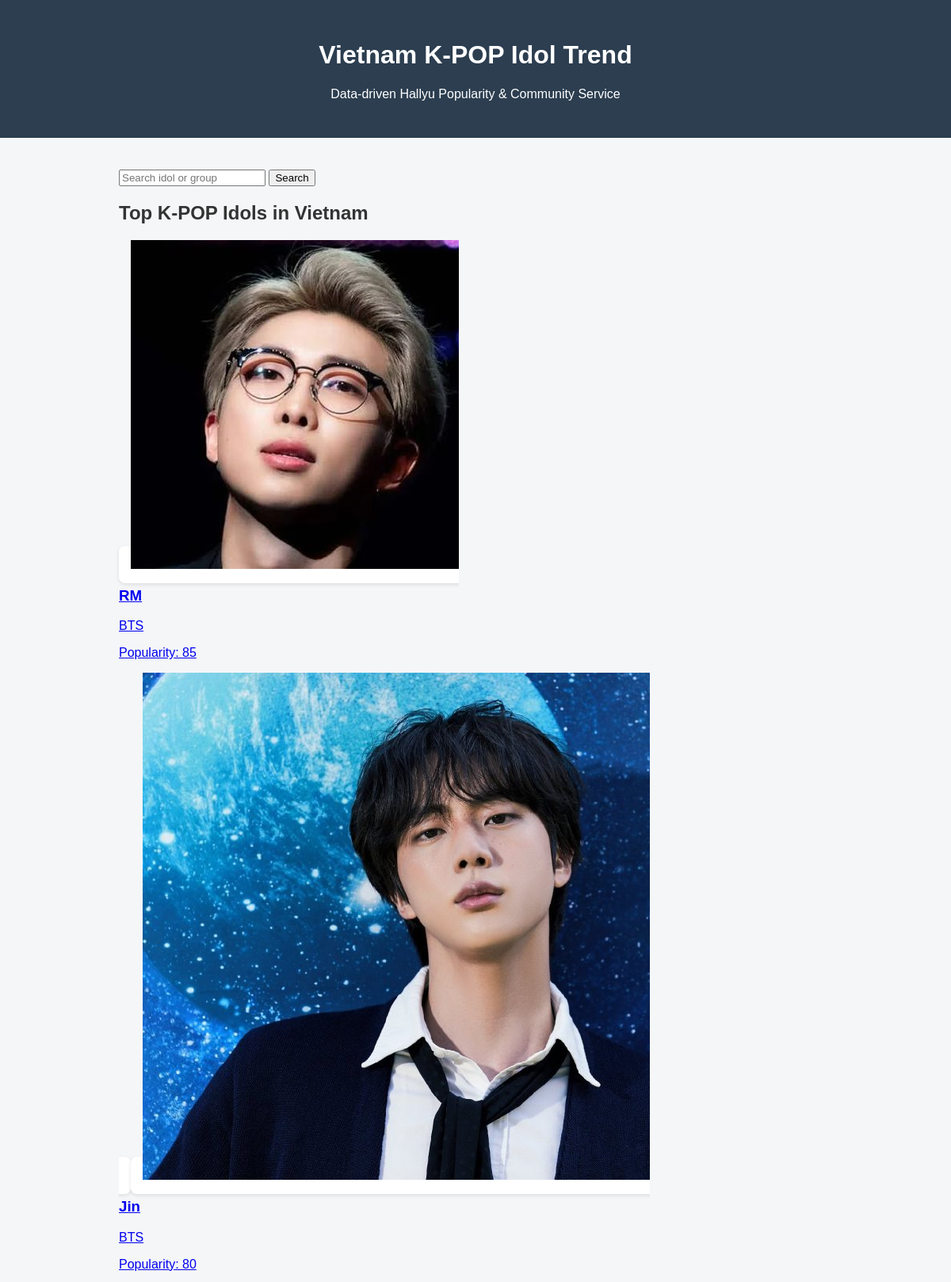
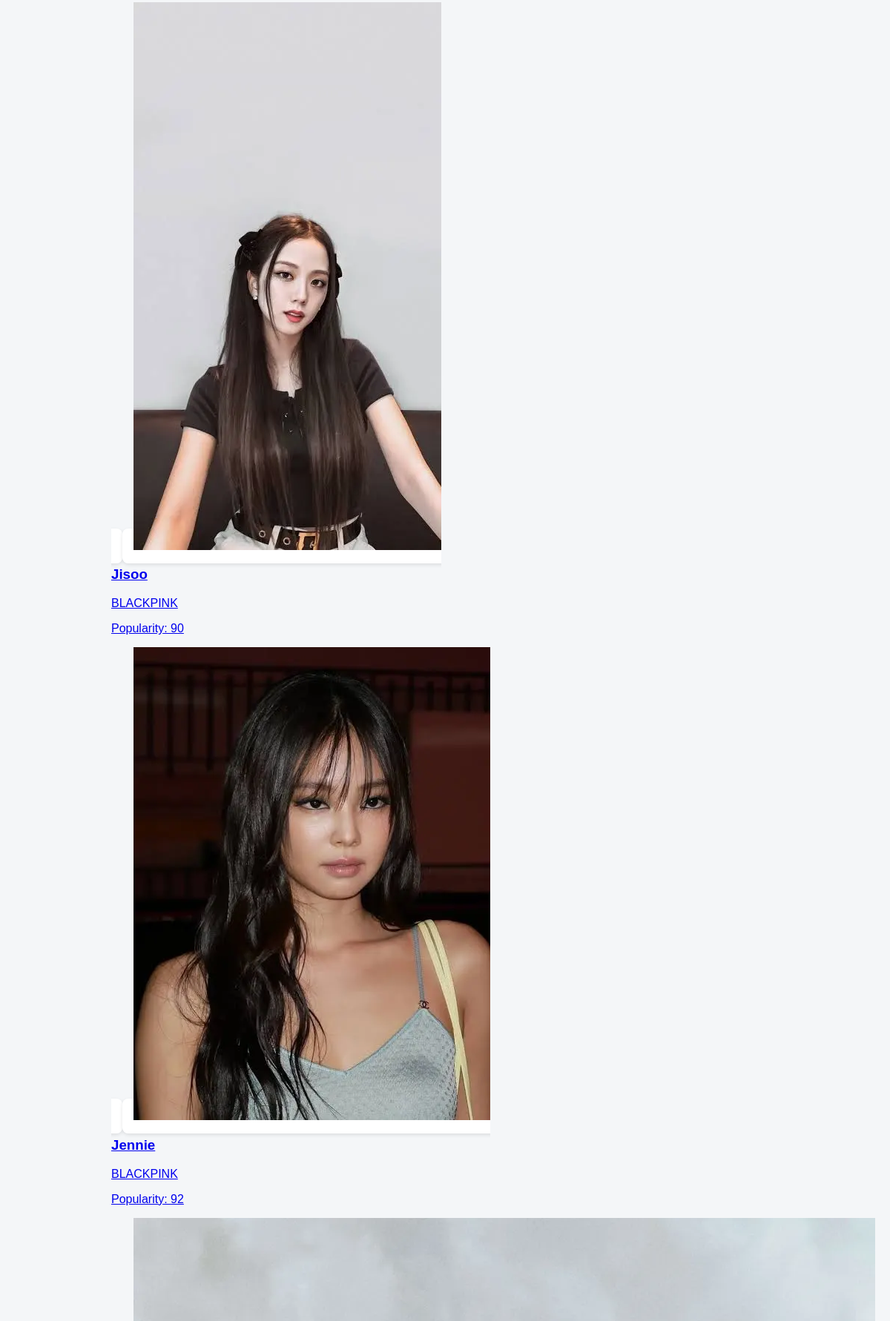
The page / (upper part) on the database its author committed (2 pictures, top to bottom).
### tables this page shows
CREATE TABLE idol_popularity (
    id INTEGER PRIMARY KEY AUTOINCREMENT,
    idol_id INTEGER NOT NULL,
    year INTEGER NOT NULL,
    month INTEGER NOT NULL,
    popularity_score INTEGER NOT NULL,
    FOREIGN KEY (idol_id) REFERENCES idol(id)
);

CREATE TABLE idol (
    id INTEGER PRIMARY KEY AUTOINCREMENT,
    name TEXT NOT NULL,
    group_name TEXT NOT NULL,
    debut_year INTEGER,
    agency TEXT
, image TEXT);

### app.py (the view)
@app.route("/")
def home():
    conn = sqlite3.connect("database.db")
    conn.row_factory = sqlite3.Row
    cur = conn.cursor()
    keyword = request.args.get("keyword", "")
    if keyword:
        cur.execute("""
            SELECT i.id, i.name, i.group_name, i.image,
                   p.popularity_score
            FROM idol i
            LEFT JOIN idol_popularity p
            ON i.id = p.idol_id
            AND p.year = 2019 AND p.month = 1
            WHERE i.name LIKE ? OR i.group_name LIKE ?
        """, (f"%{keyword}%", f"%{keyword}%"))
    else:
        cur.execute("""
            SELECT i.id, i.name, i.group_name, i.image,
                   p.popularity_score
            FROM idol i
            LEFT JOIN idol_popularity p
            ON i.id = p.idol_id
            AND p.year = 2019 AND p.month = 1
        """)
    idols = cur.fetchall()
    cur.execute("SELECT month, visitor_count FROM visit_stats")
    stats_rows = cur.fetchall()
    conn.close()
    monthly_stats = [
        {"month": f"{row['month']}월", "count": row['visitor_count']}
        for row in stats_rows
    ]
    return render_template(
        "index.html",
        idols=idols,
        keyword=keyword,
        monthly_stats=monthly_stats
    )

### templates/index.html (shortened to what this page needs)
<!DOCTYPE html>
<html lang="ko">
<head>
    <link rel="stylesheet" href="{{ url_for('static', filename='style.css') }}">
</head>
<body>
<header>
    <h1>Vietnam K-POP Idol Trend</h1>
    <p>Data-driven Hallyu Popularity & Community Service</p>
</header>
<main>
    <section class="search">
        <form method="get" action="/">
            <input
                type="text"
                name="keyword"
                placeholder="Search idol or group"
                value="{{ keyword | default('') }}"
            >
            <button type="submit">Search</button>
        </form>
    </section>
    <section class="idol-list">
        <h2>Top K-POP Idols in Vietnam</h2>
        <div class="idol-grid">
            {% for idol in idols %}
            <a href="/idol/{{ idol.id }}" class="idol-card">
                <img
                    src="{{ url_for('static', filename='images/' ~ idol.image) }}"
                    alt="{{ idol.name }}"
                >
                <h3>{{ idol.name }}</h3>
                <p>{{ idol.group_name }}</p>
                {% if idol.popularity_score %}
                <p class="score">Popularity: {{ idol.popularity_score }}</p>
                {% endif %}
            </a>
            {% endfor %}
        </div>
    </section>
</main>
</body>
</html>

### static/style.css (style rules this page uses)
body { margin: 0; font-family: Arial, sans-serif; background-color: #f4f6f8; color: #333; }
header { background-color: #2c3e50; color: white; padding: 30px; text-align: center; }
main { max-width: 900px; margin: 40px auto; padding: 0 20px; }
.idol-list h2 { margin-bottom: 20px; }
.idol-card { background-color: white; padding: 15px; border-radius: 8px; margin-bottom: 15px; box-shadow: 0 2px 5px rgba(0,0,0,0.1); }

### rows shown on the page
idol_popularity: image (picture), name "RM", group_name "BTS", popularity_score "85"
idol_popularity: image (picture), name "Jin", group_name "BTS", popularity_score "80"
idol_popularity: image (picture), name "Jisoo", group_name "BLACKPINK", popularity_score "90"
idol_popularity: image (picture), name "Jennie", group_name "BLACKPINK", popularity_score "92"
idol_popularity: image (picture)
